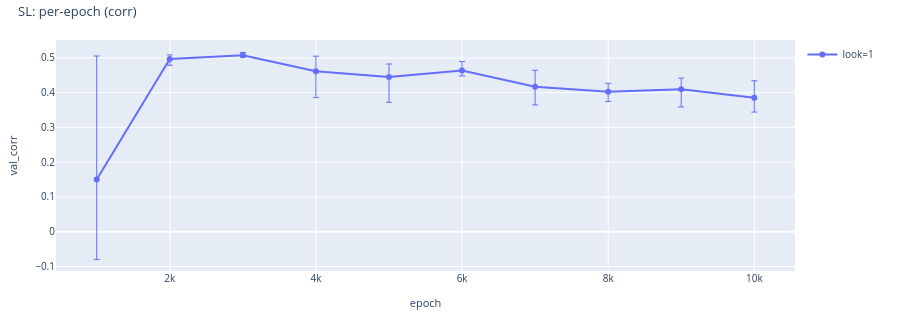
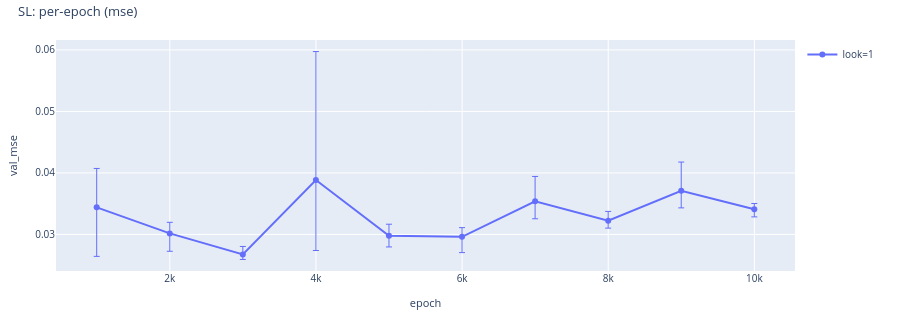
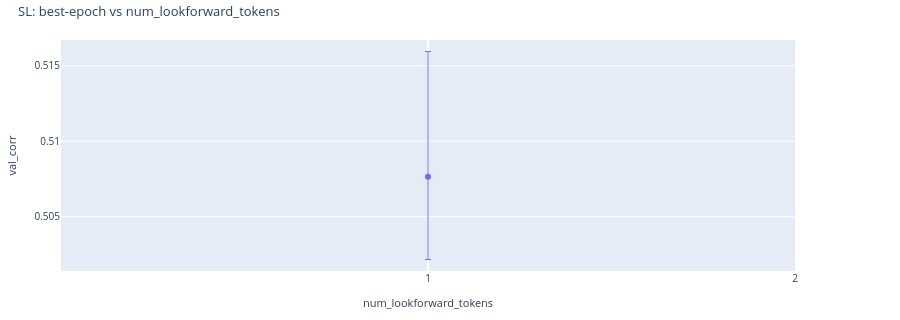

Notebook code cell kept with these figures, in order:
### Markdown cell above
## Supervised-learning

### Code cell
sl = CorpusRegressionAnalysisConfig.from_sl_sweep(
    artifacts_root=ARTIFACTS, num_samples=NUM_SAMPLES, label_type=LABEL_TYPE,
    normalize_labels=NORMALIZE_LABELS, label_range=LABEL_RANGE,
    train_from_scratch=TRAIN_FROM_SCRATCH,
)
if sl is None:
    print("SL: no artifacts")
else:
    sl.describe("SL")
    print(sl.summarize(metric="corr"))
    print(sl.summarize(metric="mse"))
    display(
        sl.plot_vs_epoch(
            "corr",
            title="SL: per-epoch (corr)",
            show_seed_bar=True,
            save_path=WRITEUP_ASSETS / "sl_per_epoch_corr.html",
        )
    )
    display(
        sl.plot_vs_epoch(
            "mse",
            title="SL: per-epoch (mse)",
            show_seed_bar=True,
            save_path=WRITEUP_ASSETS / "sl_per_epoch_mse.html",
        )
    )
    display(
        sl.plot_vs_lookforward(
            title="SL: best-epoch vs num_lookforward_tokens",
            x_scale="uniform",
            show_seed_bar=True,
            save_path=WRITEUP_ASSETS / "sl_vs_lookforward.html",
        )
    )

### Figure 1 — Plotly figure (JSON) as saved in the notebook; plotly's stock layout.template omitted (floating-point values rounded to 4 significant figures)
{"data": [{"customdata": [[1, 3], [1, 3], [1, 3], [1, 3], [1, 3], [1, 3], [1, 3], [1, 3], [1, 3], [1, 3]], "error_y": {"array": [0.3555, 0.01184, 0.008297, 0.04342, 0.03779, 0.02544, 0.04778, 0.02397, 0.03166, 0.04894], "arrayminus": [0.2299, 0.01807, 0.005475, 0.07591, 0.07228, 0.01586, 0.05208, 0.02808, 0.05126, 0.04121], "symmetric": false, "thickness": 1, "type": "data", "width": 3}, "hovertemplate": "epoch: %{x}<br>val_corr: %{y}<br>num_lookforward_tokens: %{customdata[0]}<br>n_seeds: %{customdata[1]}<extra>look=1</extra>", "legendgroup": "look=1", "line": {"color": "#636EFA"}, "marker": {"color": "#636EFA"}, "mode": "lines+markers", "name": "look=1", "showlegend": true, "type": "scatter", "x": [999, 1999, 2999, 3999, 4999, 5999, 6999, 7999, 8999, 9999], "xaxis": "x", "y": [0.1501, 0.4971, 0.5076, 0.4618, 0.4449, 0.4642, 0.4169, 0.4029, 0.4103, 0.3855], "yaxis": "y"}], "layout": {"font": {"size": 11}, "height": 320, "legend": {"font": {"size": 10}, "x": 1.01, "xanchor": "left", "y": 1, "yanchor": "top"}, "margin": {"b": 40, "l": 50, "r": 105, "t": 40}, "title": {"font": {"size": 13}, "text": "SL: per-epoch (corr)", "x": 0.02, "xanchor": "left", "y": 0.98, "yanchor": "top"}, "xaxis": {"anchor": "y", "domain": [0, 1], "tickfont": {"size": 10}, "title": {"font": {"size": 11}, "text": "epoch"}}, "yaxis": {"anchor": "x", "domain": [0, 1], "tickfont": {"size": 10}, "title": {"font": {"size": 11}, "text": "val_corr"}}}}

### Figure 2 — Plotly figure (JSON) as saved in the notebook; plotly's stock layout.template omitted (floating-point values rounded to 4 significant figures)
{"data": [{"customdata": [[1, 3], [1, 3], [1, 3], [1, 3], [1, 3], [1, 3], [1, 3], [1, 3], [1, 3], [1, 3]], "error_y": {"array": [0.006319, 0.001804, 0.001302, 0.0209, 0.001896, 0.001501, 0.004034, 0.001502, 0.004673, 0.000949], "arrayminus": [0.007975, 0.002903, 0.0008093, 0.01145, 0.001802, 0.002561, 0.002848, 0.001213, 0.002775, 0.001233], "symmetric": false, "thickness": 1, "type": "data", "width": 3}, "hovertemplate": "epoch: %{x}<br>val_mse: %{y}<br>num_lookforward_tokens: %{customdata[0]}<br>n_seeds: %{customdata[1]}<extra>look=1</extra>", "legendgroup": "look=1", "line": {"color": "#636EFA"}, "marker": {"color": "#636EFA"}, "mode": "lines+markers", "name": "look=1", "showlegend": true, "type": "scatter", "x": [999, 1999, 2999, 3999, 4999, 5999, 6999, 7999, 8999, 9999], "xaxis": "x", "y": [0.03441, 0.03017, 0.02674, 0.03884, 0.02977, 0.02961, 0.0354, 0.03224, 0.0371, 0.03409], "yaxis": "y"}], "layout": {"font": {"size": 11}, "height": 320, "legend": {"font": {"size": 10}, "x": 1.01, "xanchor": "left", "y": 1, "yanchor": "top"}, "margin": {"b": 40, "l": 50, "r": 105, "t": 40}, "title": {"font": {"size": 13}, "text": "SL: per-epoch (mse)", "x": 0.02, "xanchor": "left", "y": 0.98, "yanchor": "top"}, "xaxis": {"anchor": "y", "domain": [0, 1], "tickfont": {"size": 10}, "title": {"font": {"size": 11}, "text": "epoch"}}, "yaxis": {"anchor": "x", "domain": [0, 1], "tickfont": {"size": 10}, "title": {"font": {"size": 11}, "text": "val_mse"}}}}

### Figure 3 — Plotly figure (JSON) as saved in the notebook; plotly's stock layout.template omitted (floating-point values rounded to 4 significant figures)
{"data": [{"customdata": [[1, 2999, 3, "look=1"]], "error_y": {"array": [0.008297], "arrayminus": [0.005475], "symmetric": false, "thickness": 1, "type": "data", "width": 3}, "hovertemplate": "num_lookforward_tokens: %{customdata[0]}<br>val_corr: %{y}<br>epoch: %{customdata[1]}<br>n_seeds: %{customdata[2]}<extra>%{customdata[3]}</extra>", "legendgroup": "all", "line": {"color": "#636EFA"}, "marker": {"color": "#636EFA"}, "mode": "lines+markers", "name": "all", "showlegend": false, "type": "scatter", "x": [0], "xaxis": "x", "y": [0.5076], "yaxis": "y"}], "layout": {"font": {"size": 11}, "height": 320, "legend": {"font": {"size": 10}, "x": 1.01, "xanchor": "left", "y": 1, "yanchor": "top"}, "margin": {"b": 40, "l": 50, "r": 105, "t": 40}, "title": {"font": {"size": 13}, "text": "SL: best-epoch vs num_lookforward_tokens", "x": 0.02, "xanchor": "left", "y": 0.98, "yanchor": "top"}, "xaxis": {"anchor": "y", "domain": [0, 1], "tickfont": {"size": 10}, "tickmode": "array", "ticktext": ["1", "2", "3", "4", "5", "6", "7", "8"], "tickvals": [0, 1, 2, 3, 4, 5, 6, 7], "title": {"font": {"size": 11}, "text": "num_lookforward_tokens"}}, "yaxis": {"anchor": "x", "domain": [0, 1], "tickfont": {"size": 10}, "title": {"font": {"size": 11}, "text": "val_corr"}}}}
